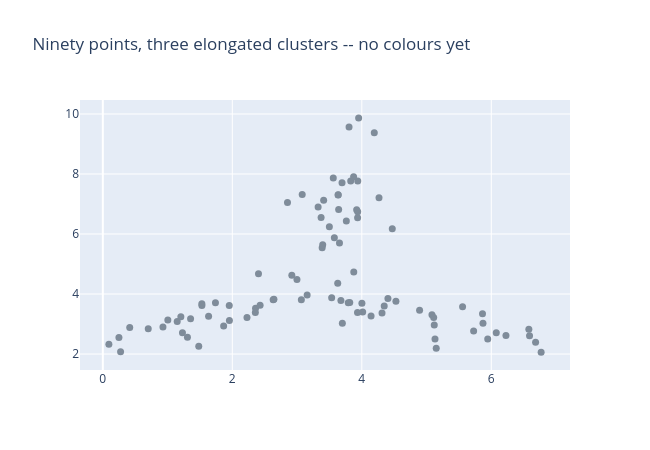

This figure's notebook cell:
### Markdown cell above
**Ingredients.** Three genuinely elongated clusters instead of round ones -- same total point count, same k, the same `kmeans_from_scratch` function, no code changes at all.

### Code cell
def make_elongated_cluster(center, angle_deg, n, stretch=3.0, base_std=0.35, rng=None):
    theta = np.deg2rad(angle_deg)
    R = np.array([[np.cos(theta), -np.sin(theta)], [np.sin(theta), np.cos(theta)]])
    pts = rng.normal(0, 1, size=(n, 2)) * np.array([stretch, 1.0]) * base_std
    return pts @ R.T + np.array(center)

rng = np.random.default_rng(13)
X_elong = np.vstack([
    make_elongated_cluster((1.5, 3), 30, 30, rng=rng),
    make_elongated_cluster((5, 3.3), -25, 30, rng=rng),
    make_elongated_cluster((3.7, 6.8), 80, 30, rng=rng),
])

fig = go.Figure(go.Scatter(x=X_elong[:, 0], y=X_elong[:, 1], mode="markers",
                            marker=dict(color=DIM, size=7)))
fig.update_layout(title="Ninety points, three elongated clusters -- no colours yet",
                   width=650, height=450)
fig.show()

### Figure 1 — Plotly figure (JSON) as saved in the notebook; plotly's stock layout.template omitted (floating-point values rounded to 4 significant figures)
{"data": [{"marker": {"color": "#7f8c9a", "size": 7}, "mode": "markers", "type": "scatter", "x": [3.7, 2.359, 2.631, 3.156, 0.929, 1.955, 1.149, 2.227, 1.482, 3.066, 2.643, 2.999, 1.53, 0.4158, 0.09374, 2.429, 1.307, 1.004, 2.356, 0.249, 0.2745, 0.7017, 1.634, 1.866, 1.74, 1.356, 1.206, 1.953, 1.53, 1.23, 4.527, 4.312, 5.864, 5.15, 3.934, 3.791, 6.684, 4.404, 5.084, 4.346, 5.131, 3.628, 5.727, 4.002, 3.814, 6.591, 6.077, 5.557, 3.677, 4.892, 6.58, 3.535, 4.014, 6.77, 5.119, 5.872, 5.11, 5.945, 4.143, 6.227, 3.655, 4.193, 3.695, 3.937, 3.761, 2.404, 3.829, 3.935, 3.938, 4.266, 3.08, 3.371, 3.326, 3.873, 3.499, 3.921, 3.634, 3.576, 3.951, 2.852, 4.471, 3.876, 3.411, 2.919, 3.388, 3.636, 3.642, 3.396, 3.559, 3.803], "y": [3.026, 3.524, 3.809, 3.969, 2.905, 3.119, 3.088, 3.22, 2.259, 3.814, 3.829, 4.486, 3.616, 2.883, 2.327, 3.627, 2.563, 3.139, 3.388, 2.55, 2.078, 2.84, 3.264, 2.938, 3.709, 3.173, 3.246, 3.615, 3.68, 2.709, 3.756, 3.372, 3.346, 2.194, 3.383, 3.706, 2.396, 3.848, 3.308, 3.604, 2.501, 4.359, 2.765, 3.694, 3.722, 2.609, 2.712, 3.576, 3.783, 3.459, 2.828, 3.879, 3.405, 2.064, 2.968, 3.03, 3.219, 2.5, 3.268, 2.615, 5.702, 9.378, 7.707, 6.745, 6.433, 4.673, 7.763, 6.542, 7.771, 7.211, 7.313, 6.549, 6.904, 7.908, 6.239, 6.806, 7.298, 5.874, 9.87, 7.054, 6.179, 4.736, 7.128, 4.624, 5.546, 7.306, 6.818, 5.638, 7.869, 9.568]}], "layout": {"height": 450, "title": {"text": "Ninety points, three elongated clusters -- no colours yet"}, "width": 650}}
